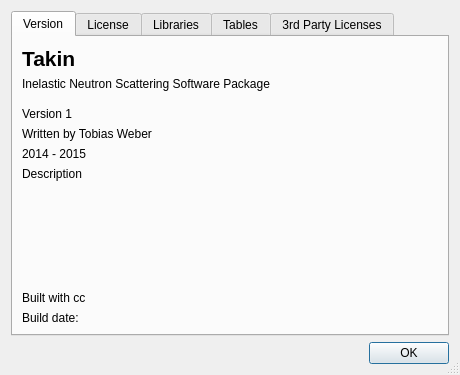
<?xml version="1.0" encoding="UTF-8"?>
<ui version="4.0">
 <class>AboutDlg</class>
 <widget class="QDialog" name="AboutDlg">
  <property name="geometry">
   <rect>
    <x>0</x>
    <y>0</y>
    <width>460</width>
    <height>375</height>
   </rect>
  </property>
  <property name="windowTitle">
   <string>About Takin</string>
  </property>
  <property name="sizeGripEnabled">
   <bool>true</bool>
  </property>
  <layout class="QGridLayout" name="gridLayout">
   <item row="0" column="0">
    <widget class="QTabWidget" name="tabWidget">
     <property name="currentIndex">
      <number>0</number>
     </property>
     <widget class="QWidget" name="tab">
      <attribute name="title">
       <string>Version</string>
      </attribute>
      <layout class="QGridLayout" name="gridLayout_2">
       <item row="0" column="0">
        <widget class="QLabel" name="labelTitle">
         <property name="text">
          <string>&lt;html&gt;&lt;head/&gt;&lt;body&gt;&lt;p&gt;&lt;span style=&quot; font-size:16pt; font-weight:600;&quot;&gt;Takin&lt;/span&gt;&lt;/p&gt;&lt;/body&gt;&lt;/html&gt;</string>
         </property>
         <property name="alignment">
          <set>Qt::AlignLeading|Qt::AlignLeft|Qt::AlignVCenter</set>
         </property>
        </widget>
       </item>
       <item row="2" column="0">
        <spacer name="verticalSpacer_2">
         <property name="orientation">
          <enum>Qt::Vertical</enum>
         </property>
         <property name="sizeType">
          <enum>QSizePolicy::Fixed</enum>
         </property>
         <property name="sizeHint" stdset="0">
          <size>
           <width>20</width>
           <height>10</height>
          </size>
         </property>
        </spacer>
       </item>
       <item row="1" column="0">
        <widget class="QLabel" name="labelSubtitle">
         <property name="text">
          <string>Inelastic Neutron Scattering Software Package</string>
         </property>
         <property name="wordWrap">
          <bool>true</bool>
         </property>
        </widget>
       </item>
       <item row="10" column="0">
        <widget class="QLabel" name="labelBuildDate">
         <property name="text">
          <string>Build date:</string>
         </property>
        </widget>
       </item>
       <item row="3" column="0">
        <widget class="QLabel" name="labelVersion">
         <property name="text">
          <string>Version 1</string>
         </property>
        </widget>
       </item>
       <item row="9" column="0">
        <widget class="QLabel" name="labelCC">
         <property name="text">
          <string>Built with cc</string>
         </property>
         <property name="wordWrap">
          <bool>true</bool>
         </property>
        </widget>
       </item>
       <item row="6" column="0">
        <widget class="QLabel" name="labelYears">
         <property name="text">
          <string>2014 - 2015</string>
         </property>
        </widget>
       </item>
       <item row="4" column="0">
        <widget class="QLabel" name="labelWritten">
         <property name="text">
          <string>Written by Tobias Weber</string>
         </property>
        </widget>
       </item>
       <item row="8" column="0">
        <spacer name="verticalSpacer">
         <property name="orientation">
          <enum>Qt::Vertical</enum>
         </property>
         <property name="sizeHint" stdset="0">
          <size>
           <width>20</width>
           <height>40</height>
          </size>
         </property>
        </spacer>
       </item>
       <item row="7" column="0">
        <widget class="QLabel" name="labelDesc">
         <property name="text">
          <string>Description</string>
         </property>
         <property name="wordWrap">
          <bool>true</bool>
         </property>
        </widget>
       </item>
      </layout>
     </widget>
     <widget class="QWidget" name="tab_2">
      <attribute name="title">
       <string>License</string>
      </attribute>
      <layout class="QGridLayout" name="gridLayout_3">
       <item row="0" column="0">
        <widget class="QLabel" name="labelLicense">
         <property name="text">
          <string>&lt;html&gt;&lt;head/&gt;&lt;body&gt;&lt;p&gt;Takin is free software: you can redistribute it and/or modify it under the terms of the &lt;span style=&quot; font-weight:600;&quot;&gt;GNU General Public License version 2&lt;/span&gt; as published by the Free Software Foundation.&lt;/p&gt;&lt;p&gt;Takin is distributed in the hope that it will be useful, but WITHOUT ANY WARRANTY; without even the implied warranty of MERCHANTABILITY or FITNESS FOR A PARTICULAR PURPOSE. See the GNU General Public License for more details.&lt;/p&gt;&lt;p&gt;You should have received a copy of the GNU General Public License along with Takin. If not, see &lt;a href=&quot;http://www.gnu.org/licenses/&quot;&gt;&lt;span style=&quot; text-decoration: underline; color:#0000ff;&quot;&gt;http://www.gnu.org/licenses/&lt;/span&gt;&lt;/a&gt;.&lt;/p&gt;&lt;p&gt;&lt;br/&gt;&lt;/p&gt;&lt;/body&gt;&lt;/html&gt;</string>
         </property>
         <property name="alignment">
          <set>Qt::AlignLeading|Qt::AlignLeft|Qt::AlignVCenter</set>
         </property>
         <property name="wordWrap">
          <bool>true</bool>
         </property>
        </widget>
       </item>
      </layout>
     </widget>
     <widget class="QWidget" name="tab_3">
      <attribute name="title">
       <string>Libraries</string>
      </attribute>
      <layout class="QGridLayout" name="gridLayout_4">
       <item row="0" column="0">
        <widget class="QLabel" name="labelLibraries">
         <property name="text">
          <string>Libraries</string>
         </property>
         <property name="wordWrap">
          <bool>true</bool>
         </property>
        </widget>
       </item>
      </layout>
     </widget>
     <widget class="QWidget" name="tab_4">
      <attribute name="title">
       <string>Tables</string>
      </attribute>
      <layout class="QGridLayout" name="gridLayout_5">
       <item row="0" column="0">
        <widget class="QLabel" name="labelConst">
         <property name="text">
          <string>Constants</string>
         </property>
         <property name="wordWrap">
          <bool>true</bool>
         </property>
        </widget>
       </item>
      </layout>
     </widget>
     <widget class="QWidget" name="tab_5">
      <attribute name="title">
       <string>3rd Party Licenses</string>
      </attribute>
      <layout class="QGridLayout" name="gridLayout_6">
       <item row="0" column="0">
        <widget class="QPlainTextEdit" name="editAllLicenses">
         <property name="lineWrapMode">
          <enum>QPlainTextEdit::NoWrap</enum>
         </property>
         <property name="readOnly">
          <bool>true</bool>
         </property>
        </widget>
       </item>
      </layout>
     </widget>
    </widget>
   </item>
   <item row="1" column="0">
    <widget class="QDialogButtonBox" name="buttonBox">
     <property name="orientation">
      <enum>Qt::Horizontal</enum>
     </property>
     <property name="standardButtons">
      <set>QDialogButtonBox::Ok</set>
     </property>
    </widget>
   </item>
  </layout>
 </widget>
 <tabstops>
  <tabstop>tabWidget</tabstop>
  <tabstop>buttonBox</tabstop>
 </tabstops>
 <resources/>
 <connections>
  <connection>
   <sender>buttonBox</sender>
   <signal>accepted()</signal>
   <receiver>AboutDlg</receiver>
   <slot>accept()</slot>
   <hints>
    <hint type="sourcelabel">
     <x>248</x>
     <y>254</y>
    </hint>
    <hint type="destinationlabel">
     <x>157</x>
     <y>274</y>
    </hint>
   </hints>
  </connection>
  <connection>
   <sender>buttonBox</sender>
   <signal>rejected()</signal>
   <receiver>AboutDlg</receiver>
   <slot>reject()</slot>
   <hints>
    <hint type="sourcelabel">
     <x>316</x>
     <y>260</y>
    </hint>
    <hint type="destinationlabel">
     <x>286</x>
     <y>274</y>
    </hint>
   </hints>
  </connection>
 </connections>
</ui>
